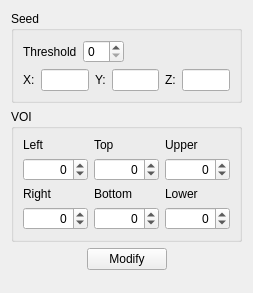
<?xml version="1.0" encoding="UTF-8"?>
<ui version="4.0">
 <class>SetupWidget</class>
 <widget class="QWidget" name="SetupWidget">
  <property name="geometry">
   <rect>
    <x>0</x>
    <y>0</y>
    <width>188</width>
    <height>293</height>
   </rect>
  </property>
  <property name="windowTitle">
   <string>Form</string>
  </property>
  <layout class="QVBoxLayout" name="verticalLayout_3">
   <item>
    <widget class="QGroupBox" name="groupBox_2">
     <property name="title">
      <string>Seed</string>
     </property>
     <layout class="QVBoxLayout" name="verticalLayout_2">
      <item>
       <layout class="QHBoxLayout" name="horizontalLayout">
        <item>
         <widget class="QLabel" name="label">
          <property name="sizePolicy">
           <sizepolicy hsizetype="Maximum" vsizetype="Preferred">
            <horstretch>0</horstretch>
            <verstretch>0</verstretch>
           </sizepolicy>
          </property>
          <property name="maximumSize">
           <size>
            <width>72</width>
            <height>16777215</height>
           </size>
          </property>
          <property name="text">
           <string>Threshold</string>
          </property>
         </widget>
        </item>
        <item>
         <widget class="QSpinBox" name="m_threshold">
          <property name="sizePolicy">
           <sizepolicy hsizetype="Maximum" vsizetype="Fixed">
            <horstretch>0</horstretch>
            <verstretch>0</verstretch>
           </sizepolicy>
          </property>
         </widget>
        </item>
        <item>
         <spacer name="horizontalSpacer_3">
          <property name="orientation">
           <enum>Qt::Horizontal</enum>
          </property>
          <property name="sizeHint" stdset="0">
           <size>
            <width>40</width>
            <height>20</height>
           </size>
          </property>
         </spacer>
        </item>
       </layout>
      </item>
      <item>
       <layout class="QHBoxLayout" name="horizontalLayout_2">
        <item>
         <widget class="QLabel" name="label_3">
          <property name="sizePolicy">
           <sizepolicy hsizetype="Maximum" vsizetype="Preferred">
            <horstretch>0</horstretch>
            <verstretch>0</verstretch>
           </sizepolicy>
          </property>
          <property name="text">
           <string>X:</string>
          </property>
         </widget>
        </item>
        <item>
         <widget class="QLineEdit" name="m_xSeed">
          <property name="enabled">
           <bool>true</bool>
          </property>
          <property name="sizePolicy">
           <sizepolicy hsizetype="Preferred" vsizetype="Fixed">
            <horstretch>0</horstretch>
            <verstretch>0</verstretch>
           </sizepolicy>
          </property>
          <property name="minimumSize">
           <size>
            <width>35</width>
            <height>0</height>
           </size>
          </property>
          <property name="text">
           <string/>
          </property>
          <property name="readOnly">
           <bool>true</bool>
          </property>
         </widget>
        </item>
        <item>
         <widget class="QLabel" name="label_4">
          <property name="sizePolicy">
           <sizepolicy hsizetype="Maximum" vsizetype="Preferred">
            <horstretch>0</horstretch>
            <verstretch>0</verstretch>
           </sizepolicy>
          </property>
          <property name="text">
           <string>Y:</string>
          </property>
         </widget>
        </item>
        <item>
         <widget class="QLineEdit" name="m_ySeed">
          <property name="sizePolicy">
           <sizepolicy hsizetype="Preferred" vsizetype="Fixed">
            <horstretch>0</horstretch>
            <verstretch>0</verstretch>
           </sizepolicy>
          </property>
          <property name="minimumSize">
           <size>
            <width>35</width>
            <height>0</height>
           </size>
          </property>
          <property name="readOnly">
           <bool>true</bool>
          </property>
         </widget>
        </item>
        <item>
         <widget class="QLabel" name="label_5">
          <property name="sizePolicy">
           <sizepolicy hsizetype="Maximum" vsizetype="Preferred">
            <horstretch>0</horstretch>
            <verstretch>0</verstretch>
           </sizepolicy>
          </property>
          <property name="text">
           <string>Z:</string>
          </property>
         </widget>
        </item>
        <item>
         <widget class="QLineEdit" name="m_zSeed">
          <property name="sizePolicy">
           <sizepolicy hsizetype="Preferred" vsizetype="Fixed">
            <horstretch>0</horstretch>
            <verstretch>0</verstretch>
           </sizepolicy>
          </property>
          <property name="minimumSize">
           <size>
            <width>35</width>
            <height>0</height>
           </size>
          </property>
          <property name="readOnly">
           <bool>true</bool>
          </property>
         </widget>
        </item>
        <item>
         <spacer name="horizontalSpacer_4">
          <property name="orientation">
           <enum>Qt::Horizontal</enum>
          </property>
          <property name="sizeHint" stdset="0">
           <size>
            <width>40</width>
            <height>20</height>
           </size>
          </property>
         </spacer>
        </item>
       </layout>
      </item>
     </layout>
    </widget>
   </item>
   <item>
    <widget class="QGroupBox" name="groupBox">
     <property name="title">
      <string>VOI</string>
     </property>
     <layout class="QVBoxLayout" name="verticalLayout">
      <item>
       <layout class="QGridLayout" name="gridLayout">
        <item row="3" column="2">
         <widget class="QSpinBox" name="m_topMargin">
          <property name="enabled">
           <bool>true</bool>
          </property>
          <property name="autoFillBackground">
           <bool>false</bool>
          </property>
          <property name="alignment">
           <set>Qt::AlignRight|Qt::AlignTrailing|Qt::AlignVCenter</set>
          </property>
          <property name="suffix">
           <string/>
          </property>
          <property name="minimum">
           <number>-99999</number>
          </property>
          <property name="maximum">
           <number>99999</number>
          </property>
         </widget>
        </item>
        <item row="3" column="1">
         <widget class="QSpinBox" name="m_leftMargin">
          <property name="enabled">
           <bool>true</bool>
          </property>
          <property name="alignment">
           <set>Qt::AlignRight|Qt::AlignTrailing|Qt::AlignVCenter</set>
          </property>
          <property name="suffix">
           <string/>
          </property>
          <property name="minimum">
           <number>-99999</number>
          </property>
          <property name="maximum">
           <number>99999</number>
          </property>
         </widget>
        </item>
        <item row="4" column="2">
         <widget class="QLabel" name="label_10">
          <property name="text">
           <string>Bottom </string>
          </property>
         </widget>
        </item>
        <item row="1" column="2">
         <widget class="QLabel" name="label_7">
          <property name="text">
           <string>Top </string>
          </property>
         </widget>
        </item>
        <item row="4" column="1">
         <widget class="QLabel" name="label_9">
          <property name="text">
           <string>Right </string>
          </property>
         </widget>
        </item>
        <item row="5" column="1">
         <widget class="QSpinBox" name="m_rightMargin">
          <property name="enabled">
           <bool>true</bool>
          </property>
          <property name="alignment">
           <set>Qt::AlignRight|Qt::AlignTrailing|Qt::AlignVCenter</set>
          </property>
          <property name="suffix">
           <string/>
          </property>
          <property name="minimum">
           <number>-99999</number>
          </property>
          <property name="maximum">
           <number>99999</number>
          </property>
         </widget>
        </item>
        <item row="1" column="1">
         <widget class="QLabel" name="label_6">
          <property name="text">
           <string>Left</string>
          </property>
         </widget>
        </item>
        <item row="3" column="3">
         <widget class="QSpinBox" name="m_upperMargin">
          <property name="enabled">
           <bool>true</bool>
          </property>
          <property name="alignment">
           <set>Qt::AlignRight|Qt::AlignTrailing|Qt::AlignVCenter</set>
          </property>
          <property name="suffix">
           <string/>
          </property>
          <property name="minimum">
           <number>-99999</number>
          </property>
          <property name="maximum">
           <number>99999</number>
          </property>
         </widget>
        </item>
        <item row="5" column="3">
         <widget class="QSpinBox" name="m_lowerMargin">
          <property name="enabled">
           <bool>true</bool>
          </property>
          <property name="alignment">
           <set>Qt::AlignRight|Qt::AlignTrailing|Qt::AlignVCenter</set>
          </property>
          <property name="suffix">
           <string/>
          </property>
          <property name="minimum">
           <number>-99999</number>
          </property>
          <property name="maximum">
           <number>99999</number>
          </property>
         </widget>
        </item>
        <item row="5" column="2">
         <widget class="QSpinBox" name="m_bottomMargin">
          <property name="enabled">
           <bool>true</bool>
          </property>
          <property name="alignment">
           <set>Qt::AlignRight|Qt::AlignTrailing|Qt::AlignVCenter</set>
          </property>
          <property name="suffix">
           <string/>
          </property>
          <property name="minimum">
           <number>-99999</number>
          </property>
          <property name="maximum">
           <number>99999</number>
          </property>
         </widget>
        </item>
        <item row="4" column="3">
         <widget class="QLabel" name="label_11">
          <property name="text">
           <string>Lower </string>
          </property>
         </widget>
        </item>
        <item row="1" column="3">
         <widget class="QLabel" name="label_8">
          <property name="text">
           <string>Upper </string>
          </property>
         </widget>
        </item>
       </layout>
      </item>
     </layout>
    </widget>
   </item>
   <item>
    <layout class="QHBoxLayout" name="horizontalLayout_3">
     <item>
      <spacer name="horizontalSpacer">
       <property name="orientation">
        <enum>Qt::Horizontal</enum>
       </property>
       <property name="sizeHint" stdset="0">
        <size>
         <width>40</width>
         <height>20</height>
        </size>
       </property>
      </spacer>
     </item>
     <item>
      <widget class="QPushButton" name="m_modify">
       <property name="sizePolicy">
        <sizepolicy hsizetype="Maximum" vsizetype="Fixed">
         <horstretch>0</horstretch>
         <verstretch>0</verstretch>
        </sizepolicy>
       </property>
       <property name="text">
        <string>Modify</string>
       </property>
      </widget>
     </item>
     <item>
      <spacer name="horizontalSpacer_2">
       <property name="orientation">
        <enum>Qt::Horizontal</enum>
       </property>
       <property name="sizeHint" stdset="0">
        <size>
         <width>40</width>
         <height>20</height>
        </size>
       </property>
      </spacer>
     </item>
    </layout>
   </item>
   <item>
    <spacer name="verticalSpacer_2">
     <property name="orientation">
      <enum>Qt::Vertical</enum>
     </property>
     <property name="sizeHint" stdset="0">
      <size>
       <width>20</width>
       <height>40</height>
      </size>
     </property>
    </spacer>
   </item>
  </layout>
  <zorder>verticalSpacer_2</zorder>
  <zorder>groupBox</zorder>
  <zorder>groupBox_2</zorder>
 </widget>
 <resources/>
 <connections/>
</ui>
